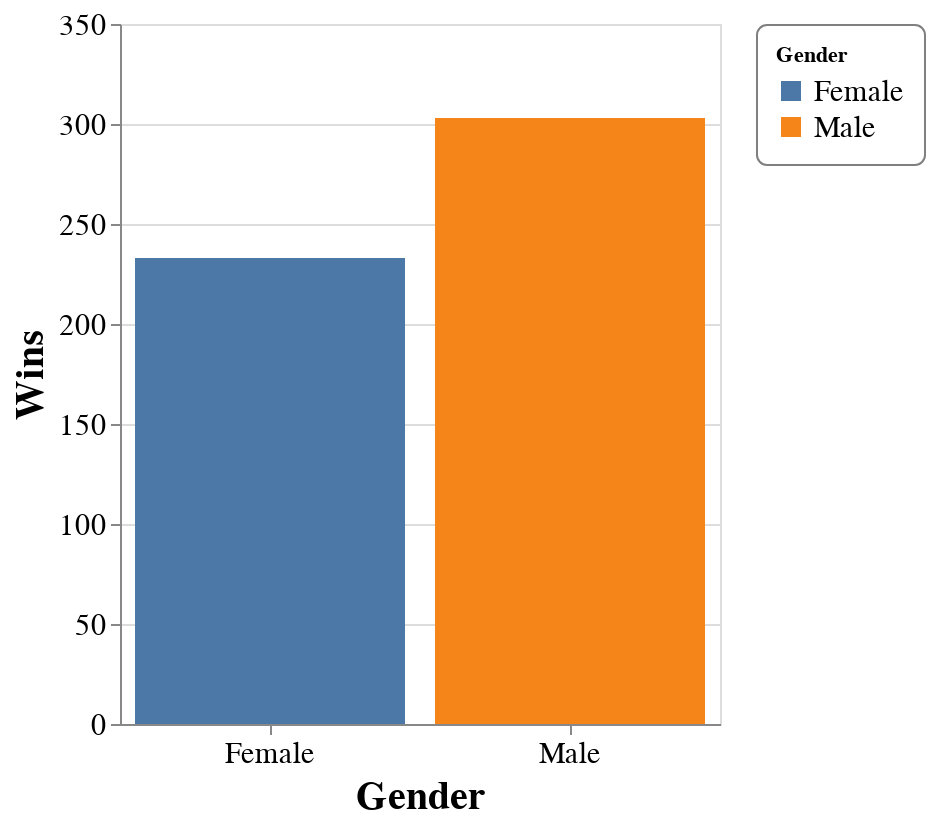

Notebook code cell kept with this figure:
### Code cell
alt.Chart(gender_counts).mark_bar().encode(
    x='Gender:O',
    y='Wins:Q',
    tooltip=['Wins'],
    color=alt.Color('Gender')
).properties(
    width=300,
    height=350
).configure_axis(
    labelFontSize=15,
    titleFontSize=20,
    labelAngle=0
).configure_legend(
    strokeColor='gray',
    labelFontSize=15,
    padding=10,
    cornerRadius=5,
    orient='right'
)

### Figure 1 — Vega-Lite specification as saved in the notebook (floating-point values rounded to 4 significant figures)
{"config": {"view": {"continuousWidth": 400, "continuousHeight": 300}, "axis": {"labelAngle": 0, "labelFontSize": 15, "titleFontSize": 20}, "legend": {"cornerRadius": 5, "labelFontSize": 15, "orient": "right", "padding": 10, "strokeColor": "gray"}}, "data": {"name": "data-c345515a8f68052a3d31907999686686"}, "mark": "bar", "encoding": {"color": {"type": "nominal", "field": "Gender"}, "tooltip": [{"type": "quantitative", "field": "Wins"}], "x": {"type": "ordinal", "field": "Gender"}, "y": {"type": "quantitative", "field": "Wins"}}, "height": 350, "width": 300, "$schema": "https://vega.github.io/schema/vega-lite/v4.0.2.json", "datasets": {"data-c345515a8f68052a3d31907999686686": [{"Gender": "Male", "Wins": 303}, {"Gender": "Female", "Wins": 233}]}}
